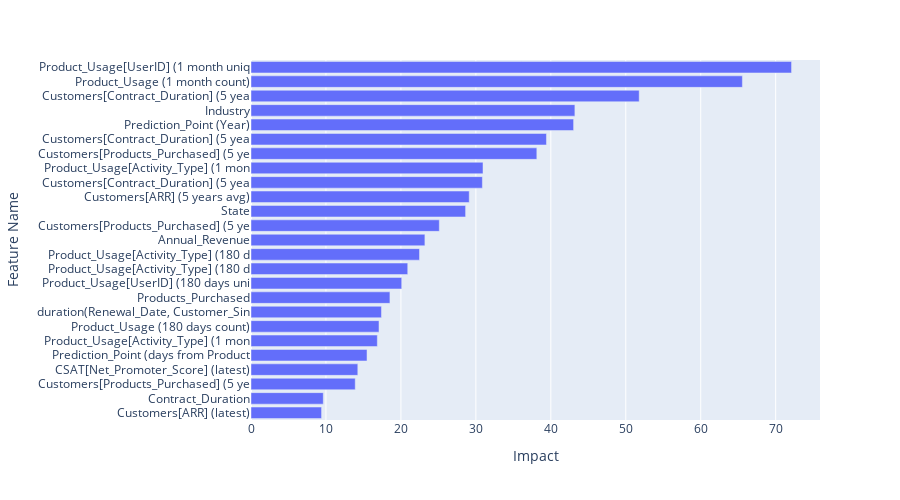

This figure's notebook cell:
### Markdown cell above
### Plot feature impact

### Code cell
# aggregate feature impact
plot_feature_impact(melted, height=500)

### Figure 1 — Plotly figure (JSON) as saved in the notebook; plotly's stock layout.template omitted (floating-point values rounded to 4 significant figures)
{"data": [{"alignmentgroup": "True", "hovertemplate": "<b>Feature Name:</b> %{y} <br><b>Feature Strength:</b> %{x}<extra></extra>", "legendgroup": "", "marker": {"color": "#636efa", "pattern": {"shape": ""}}, "name": "", "offsetgroup": "", "orientation": "h", "showlegend": false, "textposition": "auto", "type": "bar", "x": [9.415, 9.644, 13.91, 14.25, 15.48, 16.85, 17.08, 17.4, 18.54, 20.11, 20.91, 22.48, 23.2, 25.13, 28.63, 29.12, 30.87, 30.95, 38.13, 39.42, 43.04, 43.21, 51.79, 65.56, 72.12], "xaxis": "x", "y": ["Customers[ARR] (latest)", "Contract_Duration", "Customers[Products_Purchased] (5 years count of business_essentials)", "CSAT[Net_Promoter_Score] (latest)", "Prediction_Point (days from Product_Usage[Activity_Timestamp]) (180 days avg)", "Product_Usage[Activity_Type] (1 month most frequent)", "Product_Usage (180 days count)", "duration(Renewal_Date, Customer_Since_Date)", "Products_Purchased", "Product_Usage[UserID] (180 days unique count)", "Product_Usage[Activity_Type] (180 days most frequent)", "Product_Usage[Activity_Type] (180 days unique count)", "Annual_Revenue", "Customers[Products_Purchased] (5 years most frequent)", "State", "Customers[ARR] (5 years avg)", "Customers[Contract_Duration] (5 years avg)", "Product_Usage[Activity_Type] (1 month unique count)", "Customers[Products_Purchased] (5 years count of enterprise)", "Customers[Contract_Duration] (5 years most frequent)", "Prediction_Point (Year)", "Industry", "Customers[Contract_Duration] (5 years unique count)", "Product_Usage (1 month count)", "Product_Usage[UserID] (1 month unique count)"], "yaxis": "y"}], "layout": {"barmode": "relative", "height": 500, "hoverlabel": {"bgcolor": "white", "font": {"family": "Rockwell", "size": 16}, "namelength": -1}, "legend": {"tracegroupgap": 0}, "margin": {"t": 60}, "xaxis": {"anchor": "y", "domain": [0, 1], "title": {"text": "Impact"}}, "yaxis": {"anchor": "x", "domain": [0, 1], "ticktext": ["Customers[ARR] (latest)", "Contract_Duration", "Customers[Products_Purchased] (5 ye", "CSAT[Net_Promoter_Score] (latest)", "Prediction_Point (days from Product", "Product_Usage[Activity_Type] (1 mon", "Product_Usage (180 days count)", "duration(Renewal_Date, Customer_Sin", "Products_Purchased", "Product_Usage[UserID] (180 days uni", "Product_Usage[Activity_Type] (180 d", "Product_Usage[Activity_Type] (180 d", "Annual_Revenue", "Customers[Products_Purchased] (5 ye", "State", "Customers[ARR] (5 years avg)", "Customers[Contract_Duration] (5 yea", "Product_Usage[Activity_Type] (1 mon", "Customers[Products_Purchased] (5 ye", "Customers[Contract_Duration] (5 yea", "Prediction_Point (Year)", "Industry", "Customers[Contract_Duration] (5 yea", "Product_Usage (1 month count)", "Product_Usage[UserID] (1 month uniq"], "tickvals": [0, 1, 2, 3, 4, 5, 6, 7, 8, 9, 10, 11, 12, 13, 14, 15, 16, 17, 18, 19, 20, 21, 22, 23, 24], "title": {"text": "Feature Name"}}}}
